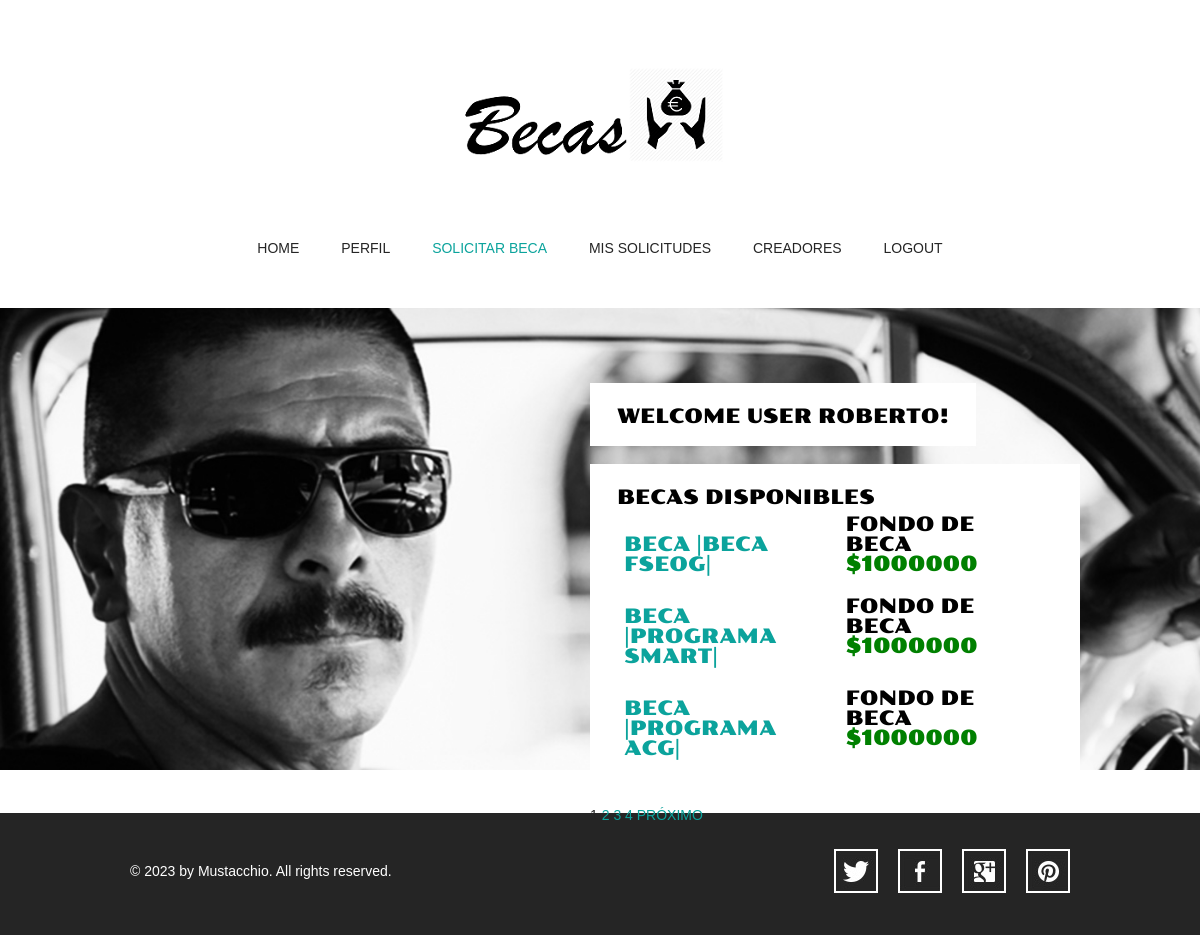
The app's page /user/solicitud_ayuda_economica.php (signed in) with its own data.
### tables this page shows
CREATE TABLE `becas` (
  `beca_id` int(2) unsigned NOT NULL AUTO_INCREMENT,
  `nombre_beca` varchar(60) NOT NULL,
  `fondo_beca` int(5) unsigned NOT NULL,
  `tope_beca` int(3) unsigned NOT NULL,
  `balance_beca` int(5) unsigned NOT NULL,
  `promedio_min` float(3,2) unsigned NOT NULL,
  `status` varchar(10) NOT NULL,
  PRIMARY KEY (`beca_id`)
);

### user/solicitud_ayuda_economica.php (the view, shortened to what this page needs)
<!doctype html>
<?php
include('../conectiondb.php');
?>
<html>
    <head>
        <link rel="stylesheet" type="text/css" href="../css/style.css">
        <link rel="stylesheet" type="text/css" href="../css/mobile.css" media="screen and (max-width : 568px)">
    </head>
    <body>
        <div id="header">
            <a href="index.html" class="logo">
                <img src="../images/Logo_icon.png" alt="">
            </a>
            <ul id="navigation">
                <li>
                    <a href="index.php">Home</a>
                </li>
                <li>
                    <a href="perfil_usuario.php">Perfil</a>
                </li>
                <li class="selected">
                    <a href="solicitud_ayuda_economica.php">Solicitar Beca</a>
                </li>
                <li>
                    <a href="solicitudes_usuario.php">Mis Solicitudes</a>
                </li>
                <li>
                    <a href="creadores.php">Creadores</a>
                </li>
                <li>
                    <a href="../logout.php">Logout</a>
                </li>
            </ul>
        </div>
        <div id="body">
            <?php
            $mostrar = 3;
            $id = $_SESSION['user_id'];
            if (isset($_GET['p']))
                $pags = $_GET['p'];
            else
            {
                $q2 = "SELECT COUNT(beca_id) t FROM becas WHERE balance_beca>0";
                $r2 = mysqli_query($dbc, $q2);
                $row2 = mysqli_fetch_array($r2);
                $records = $row2['t'];
                if ($records > $mostrar)
                    $pags = ceil ($records/$mostrar);
                else
                    $pags = 1;
            }
            if (isset($_GET['s']))
                $start = $_GET['s'];
            else
                $start = 0;
            if (isset($_GET['orden']))
                $orden=$_GET['orden'];
            else
                $orden='b';
            switch($orden)
            {
                case 'b':   $order_by = 'balance_beca DESC';
                    break;
            }
            ?>
            <div id="featured">
                <div style="padding-top:15px">
                    <h2> Welcome User <?php echo $_SESSION['nombre_user']; ?>! </h2>
                    <h2>Becas Disponibles <br>
                        <table>
                            <?php
                            $m_query = "SELECT *
                              FROM becas
                              WHERE balance_beca>0
                              ORDER BY $order_by LIMIT $start, $mostrar";
                            $Mq = mysqli_query($dbc,$m_query);
                            if(mysqli_num_rows($Mq) == 0){
                                echo "NO hay ninguna beca disponible ;-;";
                            }
                            else{
                                while($row = mysqli_fetch_array($Mq)){
                                    print "<tr>
													 <td><a class='head_a' href='beca_solicitud.php?beca=".$row['beca_id']."'><br>BECA |".$row['nombre_beca']."|</a> </td>
													 <td>  Fondo de Beca <b style='color:green'>$".$row['fondo_beca']."</b></td>
													 </tr>
													 ";
                                }
                            }
                            ?>
                        </table></h2>
                    <?php mysqli_close($dbc);
                    if ($pags > 1)
                    {
                        echo "<br /><p>";
                        $pag_mostrada = ($start / $mostrar) + 1;
                        for ($k = 1; $k <= $pags; $k++)
                        {
                            if ($k != $pag_mostrada)
                            {
                                echo '<a class="link_a" href="solicitud_ayuda_economica.php?s='.($mostrar *($k-1)).'&p='. $pags . '&orden='.$orden.'&id='.$id.'">'.$k . '</a> ';
                            }
                            else
                                echo ' '.$k.' ';
                        }
                        if ($pag_mostrada != $pags )
                        {
                            echo '<a class="link_a" href="solicitud_ayuda_economica.php?s='. ($start + $mostrar) . '&p='.$pags.'&orden='.$orden.'&id='.$id.'"> próximo</a> ';
                        }
                        echo "</p>";
                    }
                    ?>
                </div>
            </div>
        </div>
        <div id="footer">
            <div>
                <p>&copy; 2023 by Mustacchio. All rights reserved.</p>
                <ul>
                    <li>
                        <a href="http://freewebsitetemplates.com/go/twitter/" id="twitter">twitter</a>
                    </li>
                    <li>
                        <a href="http://freewebsitetemplates.com/go/facebook/" id="facebook">facebook</a>
                    </li>
                    <li>
                        <a href="http://freewebsitetemplates.com/go/googleplus/" id="googleplus">googleplus</a>
                    </li>
                    <li>
                        <a href="http://pinterest.com/fwtemplates/" id="pinterest">pinterest</a>
                    </li>
                </ul>
            </div>
        </div>
    </body>
</html>

### css/style.css (style rules this page uses)
body { background: #fff; font-family: Arial, Helvetica, sans-serif; font-size: 14px; font-weight: normal; line-height: 1; margin: 0; min-width: 960px; padding: 0; }
p { color: #252525; line-height: 24px; margin: 0; padding: 0; }
p a { color: #252525; text-decoration: underline; }
#header { margin: 0 auto; padding: 44px 0 50px; text-align: center; width: 960px; }
#header a.logo { display: block; margin: 0 auto; padding: 0; width: 340px; }
#header a.logo img { border: 0; display:flex; margin: 0; padding: 0; }
#header ul { margin: 0; padding: 56px 0 0; }
#header ul li { display: inline; list-style: none; margin: 0; padding: 0 19px; }
#header ul li a { color: #252525; display: inline-block; font-family: "Arial Black", Gadget, sans-serif; font-size: 14px; font-weight: normal; margin: 0; padding: 0 0 3px; text-decoration: none; text-transform: uppercase; }
#header ul li a:hover, #header ul li.selected a { color: #0ba39c; }
#body { margin: 0; padding: 0 0 30px; text-align: center; }
#body > div { margin: 0 auto; padding: 0; width: 960px; }
#body #featured { margin: 0 0 13px; padding: 0; position: relative; width: 100%; }
#body #featured div { left: 50%; margin-left: -480px; margin-top: -171px; padding: 0 0 0 470px; position: absolute; top: 50%; text-align: left; width: 490px; }
#body #featured div h2 { background: #fff; color: #000; display: inline-block; font-family: poller_oneregular; font-size: 20px; font-weight: normal; margin: 0 0 18px; padding: 23px 27px 20px; text-transform: uppercase; }
#footer { background: #252525; margin: 0; padding: 36px 0 42px; }
#footer div { margin: 0 auto; overflow: hidden; padding: 0; width: 960px; }
#footer div p { color: #fff; float: left; line-height: 44px; margin: 0 0 0 10px; padding: 0; }
#footer div ul { display: block; float: right; margin: 0; overflow: hidden; padding: 0; width: 256px; }
#footer div ul li { display: block; float: left; list-style: none; margin: 0 10px; padding: 0; width: 44px; }
#footer div ul li a { background: url(../images/icons.jpg) no-repeat 0 0; display: block; height: 44px; margin: 0; padding: 0; text-indent: -99999px; width: 44px; }
#footer div ul li #twitter { background-position: 0 0; }
#footer div ul li #facebook { background-position: 0 -44px; }
#footer div ul li #googleplus { background-position: 0 -88px; }
#footer div ul li #pinterest { background-position: 0 -132px; }
.link_a { color: #252525; display: inline-block; font-family: "Arial Black", Gadget, sans-serif; font-size: 14px; font-weight: normal; margin: 0; padding: 0 0 3px; text-decoration: none; text-transform: uppercase; }
table td { padding:5px; }

### css/mobile.css (style rules this page uses)
body { min-width: 0; }
#header { padding: 20px 0; position: relative; width: 100%; }
#header a.logo { width: 80%; }
#header a.logo img { width: 100%; }
#header ul { border: 1px solid #fff; display: none; left: 50%; margin-left: -45%; padding: 0; position: absolute; width: 90%; z-index: 1001; }
#header ul li { border-top: 1px solid #fff; display: block; margin: 0; padding: 0; position: relative; }
#header > ul > li:first-child { border: 0; }
#header ul li a { background: rgba(11, 163, 156, 0.9); color: #fff; display: block; font-family: Arial, Helvetica, sans-serif; font-size: 16px; font-weight: normal; height: 49px; line-height: 49px; padding: 0 15px; text-align: left; }
#header ul li a:hover, #header ul li.selected a { background: rgba(0, 0, 0, 0.9); color: #fff; }
#body { width: 100%; }
#body > div { padding: 0 5%; width: 90%; }
#body #featured { overflow: hidden; margin: 0 0 20px }
#body #featured div { left: 0; margin: 0; padding: 0 2%; position: absolute; top: 0; text-align: left; width: 96%; }
#body #featured div h2 { font-size: 14px; font-weight: normal; margin: 50px 0 10px; padding: 8px 5px; }
#body #featured div a { font-size: 14px; margin: 5px 0 0; padding: 10px; }
#footer { padding: 10px 0 25px; }
#footer div { overflow: visible; width: 100%; }
#footer div p { float: none; margin: 0; text-align: center; }
#footer div ul { float: none; margin: 0 auto; width: 256px; }

### user/solicitud_ayuda_economica.php (style rules this page uses)
.head_a { background-color: none; color: #0ba39c; border-radius: 6px; position: relative; text-decoration-line: none; }
.link_a { color: #0ba39c; display: inline-block; font-family: "Arial Black", Gadget, sans-serif; font-size: 14px; font-weight: normal; margin: 0; padding: 0 0 3px; text-decoration: none; text-transform: uppercase; }

### records on screen
becas: nombre_beca "BECA FSEOG", fondo_beca "1000000"
becas: nombre_beca "PROGRAMA SMART", fondo_beca "1000000"
becas: nombre_beca "PROGRAMA ACG", fondo_beca "1000000"

### other values on screen
$_SESSION['nombre_user'] "ROBERTO"
